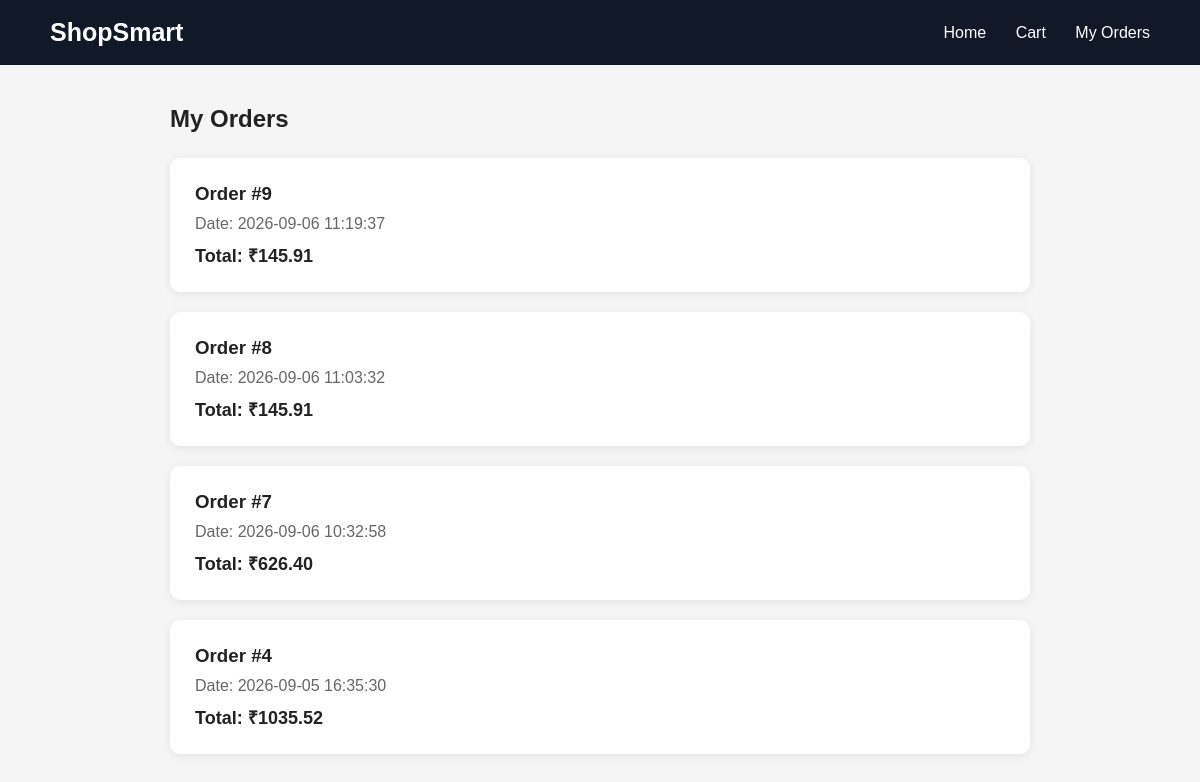
Page /orders (signed in) on the committed database.
### tables this page shows
CREATE TABLE orders (
            id INTEGER PRIMARY KEY AUTOINCREMENT,
            user_id TEXT NOT NULL,
            total_price REAL NOT NULL,
            order_date TIMESTAMP DEFAULT CURRENT_TIMESTAMP
        , address TEXT, city TEXT, pincode TEXT, payment_method TEXT);

### app.py (the view)
@app.route("/orders")
def orders():
    if "user_id" not in session:
        return redirect(url_for("login"))
    connection = get_connection()
    orders_data = connection.execute("""
        SELECT
            id,
            total_price,
            order_date,
            address,
            city,
            pincode,
            payment_method
        FROM orders
        WHERE user_id = ?
        ORDER BY order_date DESC
    """, (
        session["user_id"],
    )).fetchall()
    connection.close()
    return render_template(
        "orders.html",
        orders=orders_data
    )

### database.py (called while the page is built)
def get_connection():
    connection = sqlite3.connect(DATABASE)
    connection.row_factory = sqlite3.Row
    return connection

### templates/orders.html (shortened to what this page needs)
<!DOCTYPE html>
<html lang="en">
<head>
</head>
<body>
    <header>
        <div class="logo">
            ShopSmart
        </div>
        <nav>
            <a href="{{ url_for('home') }}">
                Home
            </a>
            <a href="{{ url_for('cart') }}">
                Cart
            </a>
            <a href="{{ url_for('orders') }}">
                My Orders
            </a>
        </nav>
    </header>
    <section class="orders-section">
        <h1>
            My Orders
        </h1>
        {% if orders %}
            {% for order in orders %}
                <div class="order-card">
                    <h3>
                        Order #{{ order["id"] }}
                    </h3>
                    <p class="order-date">
                        Date: {{ order["order_date"] }}
                    </p>
                    <p class="order-total">
                        Total: ₹{{ "%.2f"|format(order["total_price"]) }}
                    </p>
                </div>
            {% endfor %}
        {% endif %}
    </section>
</body>
</html>

### templates/orders.html (style rules this page uses)
* { margin: 0; padding: 0; box-sizing: border-box; font-family: Arial, sans-serif; }
body { background-color: #f5f5f5; color: #222; }
header { background-color: #111827; color: white; padding: 18px 50px; display: flex; align-items: center; justify-content: space-between; }
.logo { font-size: 25px; font-weight: bold; }
nav a { color: white; text-decoration: none; margin-left: 25px; }
.orders-section { max-width: 900px; margin: 40px auto; padding: 0 20px; }
h1 { margin-bottom: 25px; }
.order-card { background-color: white; padding: 25px; margin-bottom: 20px; border-radius: 10px; box-shadow: 0 2px 8px rgba(0, 0, 0, 0.08); }
.order-card h3 { margin-bottom: 10px; }
.order-date { color: #666; margin-bottom: 10px; }
.order-total { font-size: 18px; font-weight: bold; }

### rows in the picture
orders: id "9", order_date "2026-09-06 11:19:37", total_price "145.91"
orders: id "8", order_date "2026-09-06 11:03:32", total_price "145.91"
orders: id "7", order_date "2026-09-06 10:32:58", total_price "626.40"
orders: id "4", order_date "2026-09-05 16:35:30", total_price "1035.52"
